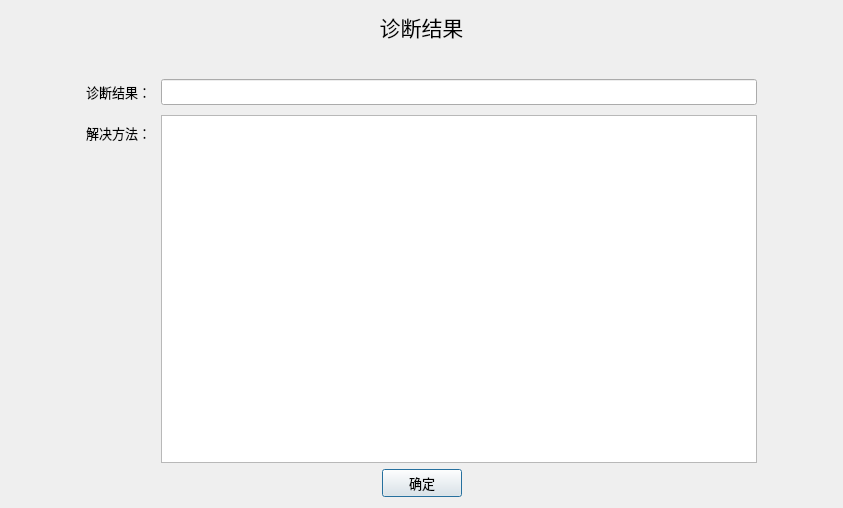
<?xml version="1.0" encoding="UTF-8"?>
<ui version="4.0">
 <class>Dialog</class>
 <widget class="QDialog" name="Dialog">
  <property name="geometry">
   <rect>
    <x>0</x>
    <y>0</y>
    <width>843</width>
    <height>508</height>
   </rect>
  </property>
  <property name="font">
   <font>
    <family>微软雅黑 Light</family>
    <pointsize>10</pointsize>
   </font>
  </property>
  <property name="windowTitle">
   <string>Dialog</string>
  </property>
  <layout class="QVBoxLayout" name="verticalLayout">
   <item>
    <widget class="QLabel" name="label">
     <property name="font">
      <font>
       <family>Adobe Devanagari</family>
       <pointsize>16</pointsize>
      </font>
     </property>
     <property name="text">
      <string>诊断结果</string>
     </property>
     <property name="alignment">
      <set>Qt::AlignCenter</set>
     </property>
    </widget>
   </item>
   <item>
    <layout class="QFormLayout" name="formLayout">
     <property name="horizontalSpacing">
      <number>10</number>
     </property>
     <property name="verticalSpacing">
      <number>10</number>
     </property>
     <property name="leftMargin">
      <number>75</number>
     </property>
     <property name="topMargin">
      <number>30</number>
     </property>
     <property name="rightMargin">
      <number>75</number>
     </property>
     <item row="0" column="0">
      <widget class="QLabel" name="Label">
       <property name="text">
        <string>诊断结果：</string>
       </property>
      </widget>
     </item>
     <item row="0" column="1">
      <widget class="QLineEdit" name="diagnoseResult"/>
     </item>
     <item row="1" column="0">
      <widget class="QLabel" name="Label_2">
       <property name="text">
        <string>解决方法：</string>
       </property>
      </widget>
     </item>
     <item row="1" column="1">
      <widget class="QTextEdit" name="textEdit">
       <property name="minimumSize">
        <size>
         <width>0</width>
         <height>250</height>
        </size>
       </property>
      </widget>
     </item>
    </layout>
   </item>
   <item>
    <layout class="QHBoxLayout" name="horizontalLayout">
     <item>
      <spacer name="horizontalSpacer">
       <property name="orientation">
        <enum>Qt::Horizontal</enum>
       </property>
       <property name="sizeHint" stdset="0">
        <size>
         <width>40</width>
         <height>20</height>
        </size>
       </property>
      </spacer>
     </item>
     <item>
      <widget class="QPushButton" name="confirmButton">
       <property name="text">
        <string>确定</string>
       </property>
      </widget>
     </item>
     <item>
      <spacer name="horizontalSpacer_2">
       <property name="orientation">
        <enum>Qt::Horizontal</enum>
       </property>
       <property name="sizeHint" stdset="0">
        <size>
         <width>40</width>
         <height>20</height>
        </size>
       </property>
      </spacer>
     </item>
    </layout>
   </item>
  </layout>
 </widget>
 <resources/>
 <connections/>
</ui>
